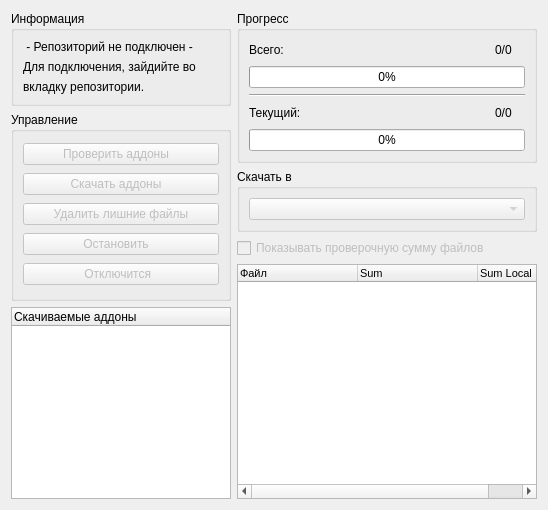
            <widget class="QWidget" name="repository">
             <attribute name="icon">
              <iconset resource="pictures.qrc">
               <normaloff>:/myresources/IMG/data104.png</normaloff>:/myresources/IMG/data104.png</iconset>
             </attribute>
             <attribute name="title">
              <string>Не подключен</string>
             </attribute>
             <layout class="QGridLayout" name="gridLayout_16">
              <item row="1" column="0" rowspan="4">
               <widget class="QGroupBox" name="updaterBox">
                <property name="minimumSize">
                 <size>
                  <width>220</width>
                  <height>0</height>
                 </size>
                </property>
                <property name="maximumSize">
                 <size>
                  <width>220</width>
                  <height>16777215</height>
                 </size>
                </property>
                <property name="title">
                 <string>Управление</string>
                </property>
                <layout class="QGridLayout" name="gridLayout_19">
                 <item row="0" column="0">
                  <widget class="QPushButton" name="checkAddons">
                   <property name="enabled">
                    <bool>false</bool>
                   </property>
                   <property name="text">
                    <string>  Проверить аддоны     </string>
                   </property>
                   <property name="icon">
                    <iconset resource="pictures.qrc">
                     <normaloff>:/myresources/IMG/hard drive.png</normaloff>:/myresources/IMG/hard drive.png</iconset>
                   </property>
                  </widget>
                 </item>
                 <item row="3" column="0">
                  <widget class="QPushButton" name="stopUpdater">
                   <property name="enabled">
                    <bool>false</bool>
                   </property>
                   <property name="text">
                    <string>       Остановить          </string>
                   </property>
                   <property name="icon">
                    <iconset resource="pictures.qrc">
                     <normaloff>:/myresources/IMG/round60.png</normaloff>:/myresources/IMG/round60.png</iconset>
                   </property>
                   <property name="iconSize">
                    <size>
                     <width>20</width>
                     <height>20</height>
                    </size>
                   </property>
                   <property name="flat">
                    <bool>false</bool>
                   </property>
                  </widget>
                 </item>
                 <item row="2" column="0">
                  <widget class="QPushButton" name="delOtherFiles">
                   <property name="enabled">
                    <bool>false</bool>
                   </property>
                   <property name="text">
                    <string>Удалить лишние файлы</string>
                   </property>
                   <property name="icon">
                    <iconset resource="pictures.qrc">
                     <normaloff>:/myresources/IMG/delete82.png</normaloff>:/myresources/IMG/delete82.png</iconset>
                   </property>
                  </widget>
                 </item>
                 <item row="1" column="0">
                  <widget class="QPushButton" name="downloadUpdate">
                   <property name="enabled">
                    <bool>false</bool>
                   </property>
                   <property name="text">
                    <string>    Скачать аддоны       </string>
                   </property>
                   <property name="icon">
                    <iconset resource="pictures.qrc">
                     <normaloff>:/myresources/IMG/download61.png</normaloff>:/myresources/IMG/download61.png</iconset>
                   </property>
                  </widget>
                 </item>
                 <item row="4" column="0">
                  <widget class="QPushButton" name="repoDisconnect">
                   <property name="enabled">
                    <bool>false</bool>
                   </property>
                   <property name="text">
                    <string>       Отключится         </string>
                   </property>
                   <property name="icon">
                    <iconset resource="pictures.qrc">
                     <normaloff>:/myresources/IMG/broken45.png</normaloff>:/myresources/IMG/broken45.png</iconset>
                   </property>
                   <property name="autoRepeat">
                    <bool>false</bool>
                   </property>
                  </widget>
                 </item>
                </layout>
               </widget>
              </item>
              <item row="0" column="1" rowspan="2">
               <widget class="QGroupBox" name="progressBarBox">
                <property name="sizePolicy">
                 <sizepolicy hsizetype="Preferred" vsizetype="Preferred">
                  <horstretch>0</horstretch>
                  <verstretch>0</verstretch>
                 </sizepolicy>
                </property>
                <property name="title">
                 <string>Прогресс</string>
                </property>
                <layout class="QGridLayout" name="gridLayout_15">
                 <item row="0" column="0">
                  <layout class="QVBoxLayout" name="verticalLayout_12">
                   <item>
                    <layout class="QHBoxLayout" name="horizontalLayout">
                     <item>
                      <widget class="QLabel" name="progressBar_all_label">
                       <property name="sizePolicy">
                        <sizepolicy hsizetype="Preferred" vsizetype="Fixed">
                         <horstretch>0</horstretch>
                         <verstretch>0</verstretch>
                        </sizepolicy>
                       </property>
                       <property name="text">
                        <string>Всего:</string>
                       </property>
                      </widget>
                     </item>
                     <item>
                      <spacer name="horizontalSpacer_2">
                       <property name="orientation">
                        <enum>Qt::Horizontal</enum>
                       </property>
                       <property name="sizeHint" stdset="0">
                        <size>
                         <width>40</width>
                         <height>20</height>
                        </size>
                       </property>
                      </spacer>
                     </item>
                     <item>
                      <widget class="QLabel" name="progressBar_all_label2">
                       <property name="text">
                        <string>0/0</string>
                       </property>
                      </widget>
                     </item>
                     <item>
                      <widget class="QLabel" name="progressBar_all_label3">
                       <property name="text">
                        <string/>
                       </property>
                      </widget>
                     </item>
                    </layout>
                   </item>
                   <item>
                    <widget class="QProgressBar" name="progressBar_all">
                     <property name="value">
                      <number>0</number>
                     </property>
                    </widget>
                   </item>
                   <item>
                    <widget class="Line" name="line">
                     <property name="orientation">
                      <enum>Qt::Horizontal</enum>
                     </property>
                    </widget>
                   </item>
                   <item>
                    <layout class="QHBoxLayout" name="horizontalLayout_4">
                     <item>
                      <widget class="QLabel" name="progressBar_current_label">
                       <property name="sizePolicy">
                        <sizepolicy hsizetype="Preferred" vsizetype="Fixed">
                         <horstretch>0</horstretch>
                         <verstretch>0</verstretch>
                        </sizepolicy>
                       </property>
                       <property name="text">
                        <string>Текущий:</string>
                       </property>
                      </widget>
                     </item>
                     <item>
                      <spacer name="horizontalSpacer">
                       <property name="orientation">
                        <enum>Qt::Horizontal</enum>
                       </property>
                       <property name="sizeHint" stdset="0">
                        <size>
                         <width>40</width>
                         <height>20</height>
                        </size>
                       </property>
                      </spacer>
                     </item>
                     <item>
                      <widget class="QLabel" name="progressBar_current_label2">
                       <property name="sizePolicy">
                        <sizepolicy hsizetype="Preferred" vsizetype="Preferred">
                         <horstretch>0</horstretch>
                         <verstretch>0</verstretch>
                        </sizepolicy>
                       </property>
                       <property name="text">
                        <string>0/0</string>
                       </property>
                       <property name="textFormat">
                        <enum>Qt::AutoText</enum>
                       </property>
                       <property name="scaledContents">
                        <bool>false</bool>
                       </property>
                      </widget>
                     </item>
                     <item>
                      <widget class="QLabel" name="progressBar_current_label3">
                       <property name="text">
                        <string/>
                       </property>
                      </widget>
                     </item>
                    </layout>
                   </item>
                   <item>
                    <widget class="QProgressBar" name="progressBar_current">
                     <property name="value">
                      <number>0</number>
                     </property>
                    </widget>
                   </item>
                  </layout>
                 </item>
                </layout>
               </widget>
              </item>
              <item row="2" column="1">
               <widget class="QGroupBox" name="addonsFolders_label">
                <property name="title">
                 <string>Скачать в</string>
                </property>
                <layout class="QGridLayout" name="gridLayout_14">
                 <item row="0" column="0">
                  <widget class="QComboBox" name="addonsFolders">
                   <property name="enabled">
                    <bool>false</bool>
                   </property>
                   <property name="sizePolicy">
                    <sizepolicy hsizetype="Expanding" vsizetype="Fixed">
                     <horstretch>0</horstretch>
                     <verstretch>0</verstretch>
                    </sizepolicy>
                   </property>
                  </widget>
                 </item>
                </layout>
               </widget>
              </item>
              <item row="0" column="0">
               <widget class="QGroupBox" name="groupBox">
                <property name="minimumSize">
                 <size>
                  <width>220</width>
                  <height>0</height>
                 </size>
                </property>
                <property name="maximumSize">
                 <size>
                  <width>220</width>
                  <height>16777215</height>
                 </size>
                </property>
                <property name="title">
                 <string>Информация</string>
                </property>
                <layout class="QVBoxLayout" name="verticalLayout_15">
                 <item>
                  <widget class="QLabel" name="str1">
                   <property name="text">
                    <string> - Репозиторий не подключен -</string>
                   </property>
                  </widget>
                 </item>
                 <item>
                  <widget class="QLabel" name="str2">
                   <property name="text">
                    <string>Для подключения, зайдийте во</string>
                   </property>
                  </widget>
                 </item>
                 <item>
                  <widget class="QLabel" name="str3">
                   <property name="text">
                    <string>вкладку репозитории.</string>
                   </property>
                  </widget>
                 </item>
                </layout>
               </widget>
              </item>
              <item row="3" column="1">
               <widget class="QCheckBox" name="md5check">
                <property name="enabled">
                 <bool>false</bool>
                </property>
                <property name="text">
                 <string>Показывать проверочную сумму файлов</string>
                </property>
                <property name="checkable">
                 <bool>true</bool>
                </property>
                <property name="checked">
                 <bool>false</bool>
                </property>
               </widget>
              </item>
              <item row="4" column="1" rowspan="2">
               <widget class="QTreeWidget" name="filesTree">
                <property name="sizePolicy">
                 <sizepolicy hsizetype="Expanding" vsizetype="Expanding">
                  <horstretch>0</horstretch>
                  <verstretch>0</verstretch>
                 </sizepolicy>
                </property>
                <property name="minimumSize">
                 <size>
                  <width>300</width>
                  <height>0</height>
                 </size>
                </property>
                <property name="font">
                 <font>
                  <pointsize>8</pointsize>
                  <stylestrategy>PreferDefault</stylestrategy>
                 </font>
                </property>
                <property name="layoutDirection">
                 <enum>Qt::LeftToRight</enum>
                </property>
                <property name="rootIsDecorated">
                 <bool>false</bool>
                </property>
                <attribute name="headerDefaultSectionSize">
                 <number>120</number>
                </attribute>
                <column>
                 <property name="text">
                  <string>Файл</string>
                 </property>
                </column>
                <column>
                 <property name="text">
                  <string>Sum</string>
                 </property>
                </column>
                <column>
                 <property name="text">
                  <string>Sum Local</string>
                 </property>
                </column>
               </widget>
              </item>
              <item row="5" column="0">
               <widget class="QTreeWidget" name="addonsTree">
                <property name="minimumSize">
                 <size>
                  <width>220</width>
                  <height>0</height>
                 </size>
                </property>
                <property name="maximumSize">
                 <size>
                  <width>220</width>
                  <height>16777215</height>
                 </size>
                </property>
                <property name="rootIsDecorated">
                 <bool>false</bool>
                </property>
                <property name="uniformRowHeights">
                 <bool>false</bool>
                </property>
                <property name="sortingEnabled">
                 <bool>false</bool>
                </property>
                <property name="animated">
                 <bool>false</bool>
                </property>
                <property name="allColumnsShowFocus">
                 <bool>false</bool>
                </property>
                <property name="wordWrap">
                 <bool>false</bool>
                </property>
                <property name="headerHidden">
                 <bool>false</bool>
                </property>
                <attribute name="headerCascadingSectionResizes">
                 <bool>false</bool>
                </attribute>
                <attribute name="headerHighlightSections">
                 <bool>false</bool>
                </attribute>
                <attribute name="headerShowSortIndicator" stdset="0">
                 <bool>false</bool>
                </attribute>
                <attribute name="headerStretchLastSection">
                 <bool>true</bool>
                </attribute>
                <column>
                 <property name="text">
                  <string>Скачиваемые аддоны</string>
                 </property>
                </column>
               </widget>
              </item>
             </layout>
            </widget>
